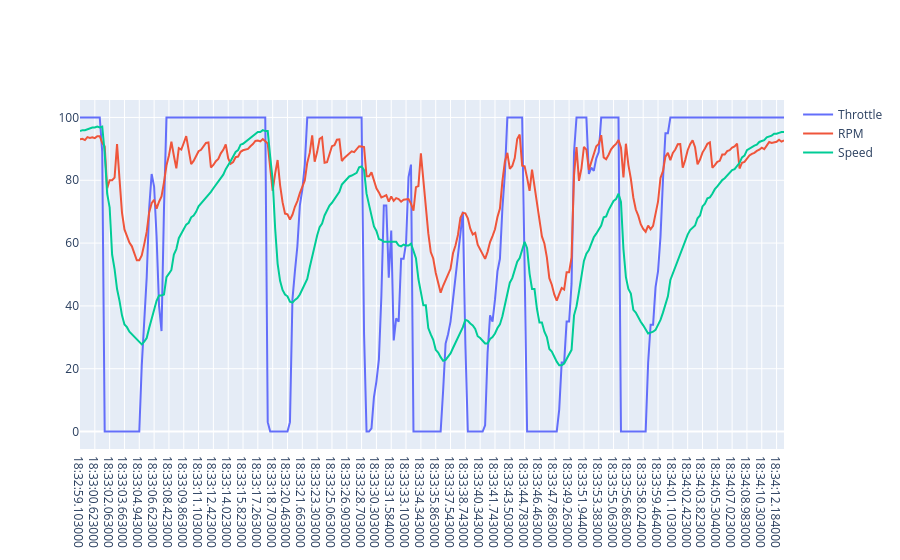

This figure's notebook cell:
### Code cell
ver_tele = top_5_telemetry["VER"]
ver_tele["RPM"] = (ver_tele["RPM"] / ver_tele["RPM"].max()) * 100
ver_tele["Speed"] = (ver_tele["Speed"] / ver_tele["Speed"].max()) * 100
fig = go.Figure()

lap_number = 70
fig.add_traces(
    go.Scatter(
        x=ver_tele[ver_tele["LapNumber"] == lap_number]["Date"].dt.time,
        y=ver_tele[ver_tele["LapNumber"] == lap_number]["Throttle"],
        name="Throttle"
    )
)
fig.add_traces(
    go.Scatter(
        x=ver_tele[ver_tele["LapNumber"] == lap_number]["Date"].dt.time,
        y=ver_tele[ver_tele["LapNumber"] == lap_number]["RPM"],
        name="RPM"
    )
)
fig.add_traces(
    go.Scatter(
        x=ver_tele[ver_tele["LapNumber"] == lap_number]["Date"].dt.time,
        y=ver_tele[ver_tele["LapNumber"] == lap_number]["Speed"],
        name="Speed"
    )
)

fig.show()

### Figure 1 — Plotly figure (JSON) as saved in the notebook; plotly's stock layout.template omitted (floating-point values rounded to 4 significant figures; data arrays with more than 128 entries replaced by an {"elided": "..."} marker saying what was removed)
{"data": [{"name": "Throttle", "type": "scatter", "x": {"elided": "286 str values"}, "y": {"elided": "286 float values"}}, {"name": "RPM", "type": "scatter", "x": {"elided": "286 str values"}, "y": {"elided": "286 float values"}}, {"name": "Speed", "type": "scatter", "x": {"elided": "286 str values"}, "y": {"elided": "286 float values"}}], "layout": {}}
